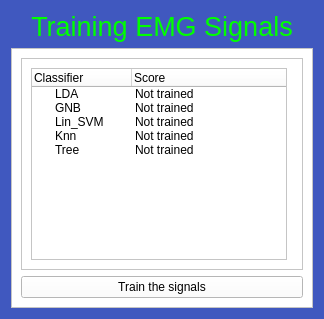
        <widget class="QWidget" name="home_pg">
         <property name="styleSheet">
          <string notr="true">background-color: rgb(64, 88, 191);</string>
         </property>
         <layout class="QVBoxLayout" name="verticalLayout_2">
          <item>
           <widget class="QLabel" name="label">
            <property name="text">
             <string>&lt;html&gt;&lt;head/&gt;&lt;body&gt;&lt;p align=&quot;center&quot;&gt;&lt;span style=&quot; font-size:20pt; color:#00ff00;&quot;&gt;Training EMG Signals&lt;/span&gt;&lt;/p&gt;&lt;/body&gt;&lt;/html&gt;</string>
            </property>
           </widget>
          </item>
          <item>
           <widget class="QFrame" name="frame_3">
            <property name="sizePolicy">
             <sizepolicy hsizetype="Preferred" vsizetype="Expanding">
              <horstretch>0</horstretch>
              <verstretch>0</verstretch>
             </sizepolicy>
            </property>
            <property name="styleSheet">
             <string notr="true">background-color: rgb(255, 255, 255);</string>
            </property>
            <property name="frameShape">
             <enum>QFrame::StyledPanel</enum>
            </property>
            <property name="frameShadow">
             <enum>QFrame::Raised</enum>
            </property>
            <layout class="QVBoxLayout" name="verticalLayout_15">
             <item>
              <widget class="QFrame" name="frame_14">
               <property name="frameShape">
                <enum>QFrame::StyledPanel</enum>
               </property>
               <property name="frameShadow">
                <enum>QFrame::Raised</enum>
               </property>
               <layout class="QHBoxLayout" name="horizontalLayout_22">
                <item>
                 <widget class="QTreeWidget" name="treeWidget">
                  <property name="sizePolicy">
                   <sizepolicy hsizetype="Preferred" vsizetype="Expanding">
                    <horstretch>0</horstretch>
                    <verstretch>0</verstretch>
                   </sizepolicy>
                  </property>
                  <column>
                   <property name="text">
                    <string>Classifier</string>
                   </property>
                  </column>
                  <column>
                   <property name="text">
                    <string>Score</string>
                   </property>
                  </column>
                  <item>
                   <property name="text">
                    <string>LDA</string>
                   </property>
                   <property name="text">
                    <string>Not trained</string>
                   </property>
                  </item>
                  <item>
                   <property name="text">
                    <string>GNB</string>
                   </property>
                   <property name="text">
                    <string>Not trained</string>
                   </property>
                  </item>
                  <item>
                   <property name="text">
                    <string>Lin_SVM</string>
                   </property>
                   <property name="text">
                    <string>Not trained</string>
                   </property>
                  </item>
                  <item>
                   <property name="text">
                    <string>Knn</string>
                   </property>
                   <property name="text">
                    <string>Not trained</string>
                   </property>
                  </item>
                  <item>
                   <property name="text">
                    <string>Tree</string>
                   </property>
                   <property name="text">
                    <string>Not trained</string>
                   </property>
                  </item>
                 </widget>
                </item>
                <item>
                 <widget class="QFrame" name="frame_15">
                  <property name="sizePolicy">
                   <sizepolicy hsizetype="Preferred" vsizetype="Expanding">
                    <horstretch>0</horstretch>
                    <verstretch>0</verstretch>
                   </sizepolicy>
                  </property>
                  <property name="frameShape">
                   <enum>QFrame::StyledPanel</enum>
                  </property>
                  <property name="frameShadow">
                   <enum>QFrame::Raised</enum>
                  </property>
                 </widget>
                </item>
               </layout>
              </widget>
             </item>
             <item>
              <widget class="QPushButton" name="train_all_signals">
               <property name="text">
                <string>Train the signals</string>
               </property>
              </widget>
             </item>
            </layout>
           </widget>
          </item>
         </layout>
        </widget>
